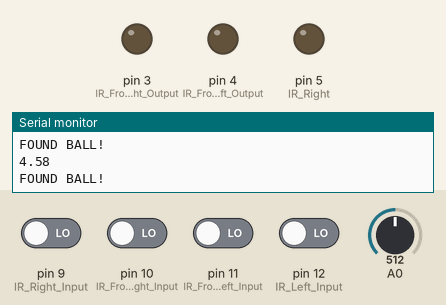
Recording of a sketch running on a simulated Arduino Uno, built with avr-gcc and run on an emulated ATmega328P. On the bench: output pins drawn as LEDs (lit = HIGH), the last lines printed to the serial monitor. The test bench sets the inputs (shaded band); at power-on: pin 9 (IR_Right_Input), pin 10 (IR_Front_Right_Input), pin 11 (IR_Front_Left_Input), pin 12 (IR_Left_Input) LOW, A0 = 512. Pins used as bus, display or sensor lines are not drawn.

Above: at 1.2 s.
1.3 s: pin 9 (IR_Right_Input) driven HIGH
At 2.2 s:
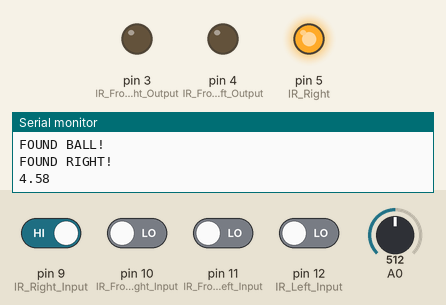
2.8 s: pin 10 (IR_Front_Right_Input) driven HIGH
At 3.9 s:
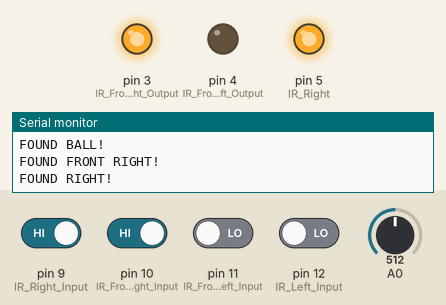
4.3 s: pin 11 (IR_Front_Left_Input) driven HIGH
At 5.5 s:
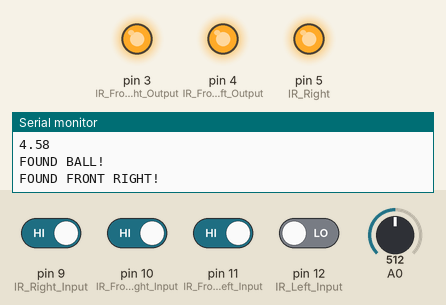
5.8 s: pin 9 (IR_Right_Input) driven LOW
At 6.2 s:
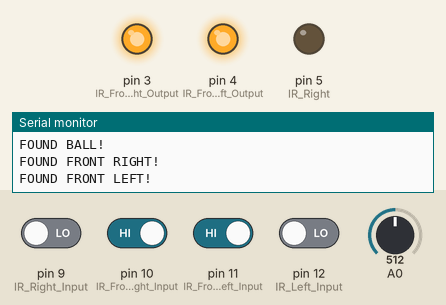
7.3 s: pin 10 (IR_Front_Right_Input) driven LOW
At 8.5 s:
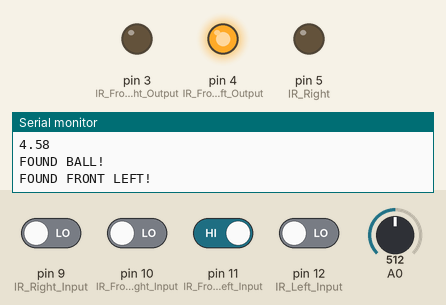
8.8 s: pin 9 (IR_Right_Input) driven HIGH
At 10.2 s:
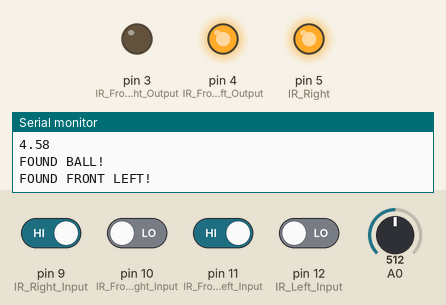
Timing chart, 0 to 11.3 s (numbered marks = the images above; inputs shaded):
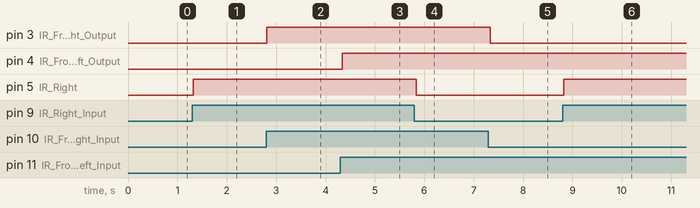

Measured:
- after the input at 1.3 s, pin 5 (IR_Right): LOW → HIGH at once
- after the input at 2.8 s, pin 3 (IR_Front_Right_Output): LOW → HIGH at once
- after the input at 4.3 s, pin 4 (IR_Front_Left_Output): LOW → HIGH at once
- after the input at 5.8 s, pin 5 (IR_Right): HIGH → LOW at once
- after the input at 7.3 s, pin 3 (IR_Front_Right_Output): HIGH → LOW at once
- after the input at 8.8 s, pin 5 (IR_Right): LOW → HIGH at once

The sketch:

send_stop_signal_by_gpio.ino
```cpp
void setup() {
  Serial.begin(9600);

  pinMode(2, OUTPUT); // Analog Distance Sensor Output (PIN 2 TO GPIO 22)

  pinMode(9, INPUT); // IR Right Input

  pinMode(10, INPUT); // IR Front Right Input
  pinMode(3, OUTPUT); // IR Front Right Output (PIN 3 TO GPIO 7)

  pinMode(11, INPUT); // IR Front Left Input
  pinMode(4, OUTPUT); // IR Front Left Output (PIN 4 TO GPIO 8)

  pinMode(12, INPUT); // IR Left Input

  pinMode(5, OUTPUT); // IR Right, Left Output (PIN 5 TO GPIO 24)
}

void loop() {

  int ir_front_right = digitalRead(10);
  int ir_front_left = digitalRead(11);

  int ir_left = digitalRead(12);
  int ir_right = digitalRead(9);

  int sensorValue = analogRead(A0);
  float voltage = sensorValue * (5.0 / 1023.0);
  float distance = 12.08 * pow(voltage, -1.058);

  Serial.println(distance);

  if (distance <= 6.0) {
    digitalWrite(2, HIGH);
    Serial.println("FOUND BALL!");
  }
  else {
    digitalWrite(2, LOW);
  }

  if (ir_front_right == 1) {
    digitalWrite(3, HIGH);
    Serial.println("FOUND FRONT RIGHT!");
  }
  else {
    digitalWrite(3, LOW);
  }

  if (ir_front_left == 1) {
    digitalWrite(4, HIGH);
    Serial.println("FOUND FRONT LEFT!");
  }
  else {
    digitalWrite(4, LOW);
  }

  if (ir_left == 1) {
    digitalWrite(5, HIGH);
    Serial.println("FOUND LEFT!");
  }
  else {
    digitalWrite(5, LOW);
  }

  if (ir_right == 1) {
    digitalWrite(5, HIGH);
    Serial.println("FOUND RIGHT!");
  }
  else {
    digitalWrite(5, LOW);
  }

  delay(50);
}
```
